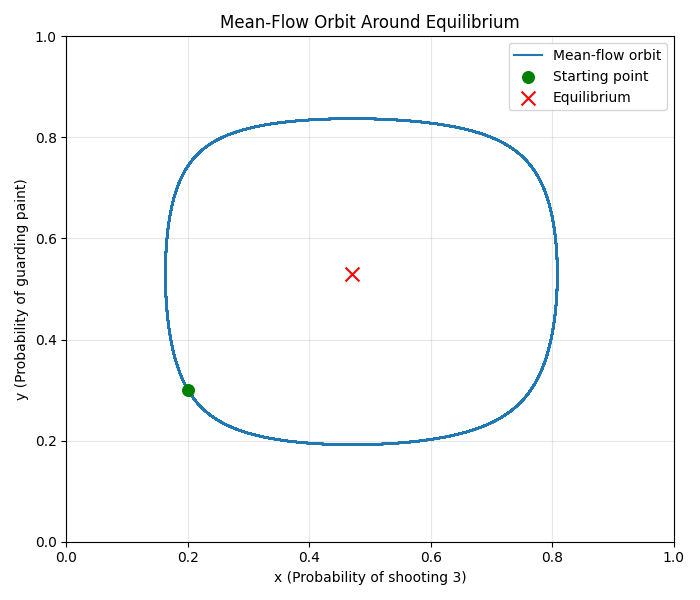

Reproduce this figure in Python.

import numpy as np
import matplotlib.pyplot as plt
from scipy.integrate import solve_ivp

eta = 0.02
x_star = 0.40 / 0.85
y_star = 0.45 / 0.85

def mean_flow(t, state):
    x, y = state
    dx = 0.85 * eta * (x * (1 - x))**2 * (y - y_star)
    dy = -0.85 * eta * (y * (1 - y))**2 * (x - x_star)

    return [dx, dy]

initial = [0.2, 0.3]
times = np.linspace(0, 400000, 4001)
solution = solve_ivp(mean_flow, [0, 400000], initial, t_eval=times, rtol=1e-10, atol=1e-12, max_step=100)
x = solution.y[0]
y = solution.y[1]

def F(s, a):
    return a / s + (1 - a) / (1 - s) + (1 - 2*a) * np.log(s) + (2*a - 1) * np.log1p(-s)

def K(x, y):
    return F(x, x_star) - F(x_star, x_star) + F(y, y_star) - F(y_star, y_star)

K_values = K(x, y)

print(f"x range: {x.min():.6f} to {x.max():.6f}")
print(f"y range: {y.min():.6f} to {y.max():.6f}")
print(f"K initial: {K_values[0]:.8f}")
print(f"K variation: {np.ptp(K_values):.10f}")

plt.figure(figsize=(7, 6))
plt.plot(x, y, label="Mean-flow orbit")
plt.scatter(x[0], y[0], color="green", s=70, label="Starting point", zorder=5)
plt.scatter(x_star, y_star, color="red", marker="x", s=100, label="Equilibrium", zorder=5)
plt.xlabel("x (Probability of shooting 3)")
plt.ylabel("y (Probability of guarding paint)")
plt.title("Mean-Flow Orbit Around Equilibrium")
plt.xlim(0, 1)
plt.ylim(0, 1)
plt.legend()
plt.grid(alpha=0.3)
plt.tight_layout()

plt.show()
